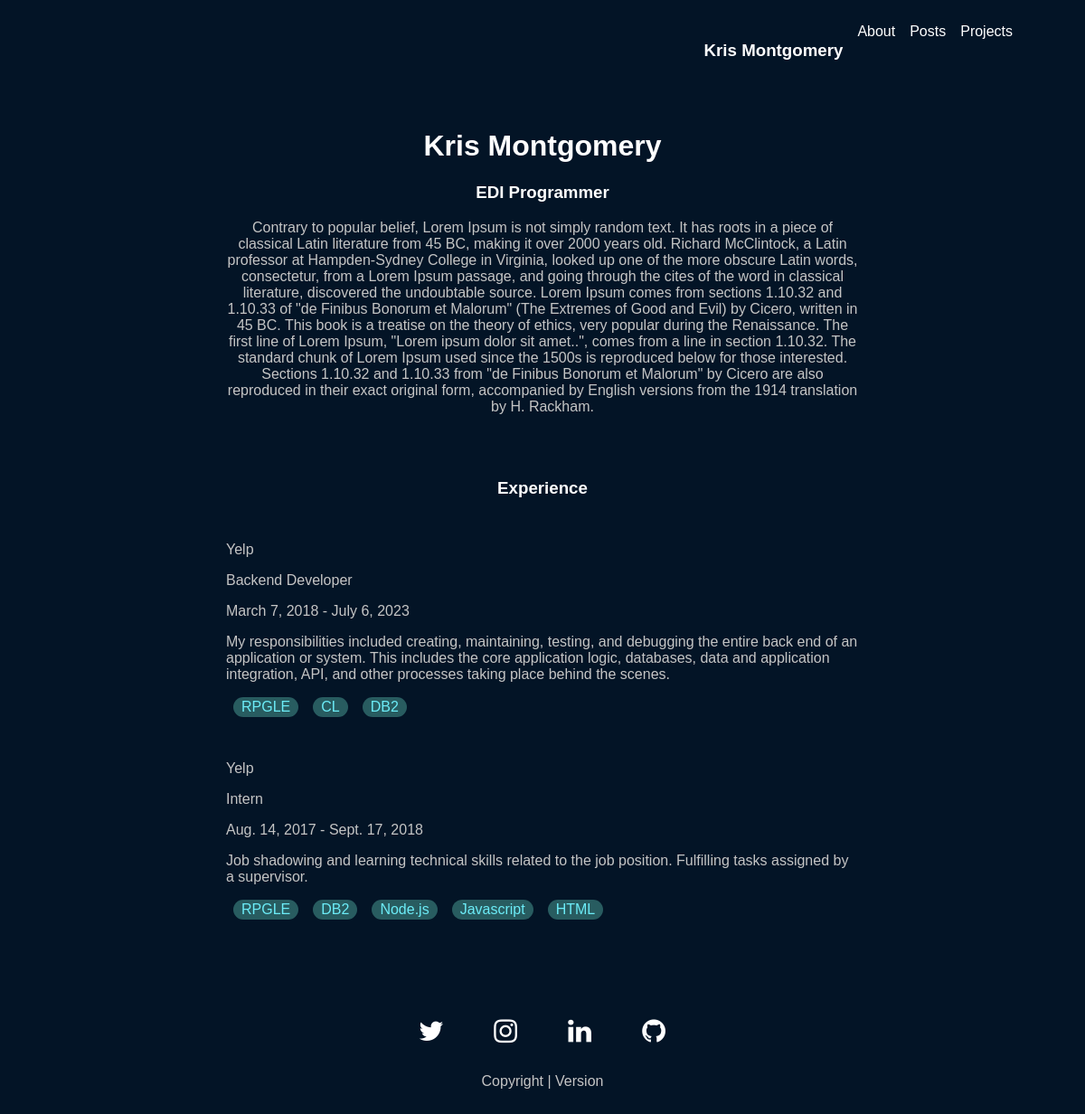
The page /about/ on the database its author committed.
### main/models.py (models this page shows, shortened)
class aboutModel(models.Model):
    about_name = models.CharField(max_length=100)
    job_title = models.CharField(max_length=100)
    about_body = models.TextField(null=True, blank=True)

class aboutExperienceModel(models.Model):
    company_name = models.CharField(max_length=200)
    job_title = models.CharField(max_length=200)
    start_date = models.DateField(auto_now=False)
    end_date = models.DateField(auto_now=False)
    job_description = models.TextField(null=True, blank=True)
    tech_list = (
        ('RPGLE', 'RPGLE'),
        ('CL','CL'),
        ('DB2','DB2'),
        ('SQL','SQL'),
        ('Python','Python'),
        ('Node.js', 'Node.js'),
        ('Javascript','Javascript'),
        ('HTML','HTML'),
        ('CSS','CSS')
        )
    tech_used = models.CharField(null=True, blank=True, max_length=32, choices=tech_list)
    tech_used_two = models.CharField(null=True, blank=True, max_length=32, choices=tech_list)
    tech_used_three = models.CharField(null=True, blank=True, max_length=32, choices=tech_list)
    tech_used_four = models.CharField(null=True, blank=True, max_length=32, choices=tech_list)
    tech_used_five = models.CharField(null=True, blank=True, max_length=32, choices=tech_list)

### main/views.py (the view)
# urls.py: path('about/', views.loadJobExperience, name='about')
def loadJobExperience(request):
    about_user = aboutModel.objects.all()
    experience = aboutExperienceModel.objects.all()
    context = {
        'about_user': about_user,
        'experience': experience
    }
    return render(request, 'main/about.html', context)

### main/templates/main/about.html
{% extends 'main.html' %}
{% load static %}
{% block content %}
<div class="about-containter">
    <div class="leftside"></div>
        <div class="about-main-content">
            {% for u in about_user %}
                <h1 class="about-centerClass">{{u.about_name}}</h1>
                <h3 class="about-centerClass">{{u.job_title}}</h3>
                <p class="about-centerClass">{{u.about_body}}</p>
            {% endfor %}
            <br>
            <br>
            <h3 class="about-centerClass">Experience</h3>
            {% for e in experience %}
            <div class="individual-experience-container">
                <p>{{e.company_name}}</p>
                <p>{{e.job_title}}</p>
                <p>{{e.start_date}} - {{e.end_date}}</p>
                <p>{{e.job_description}}</p>
                <div class="technology-used">
                    {% if e.tech_used != None %}
                        <p>{{e.tech_used}}</p>
                    {% endif %}
                    {% if e.tech_used_two != None %}
                        <p>{{e.tech_used_two}}</p>
                    {% endif %}
                    {% if e.tech_used_three != None %}
                        <p>{{e.tech_used_three}}</p>
                    {% endif %}
                    {% if e.tech_used_four != None %}
                        <p>{{e.tech_used_four}}</p>
                    {% endif %}
                    {% if e.tech_used_five != None %}
                        <p>{{e.tech_used_five}}</p>
                    {% endif %}
                </div>
            </div>
            {% endfor %}
        </div>
    <div class="rightside"></div>
</div>
{% endblock content %}

### static/styles/main.css (style rules this page uses)
body { background-color: rgb(3, 20, 38); font-family: 'Trebuchet MS', sans-serif; margin: 0 4rem 0 4rem; }
h1, h2, h3 { color: white; }
p, small { color: #c5c5c5; }
.leftside { padding: 10px; text-align: center; }
.rightside { padding: 10px; text-align: center; }
.about-containter { display: grid; grid-template-columns: 1fr 3fr 1fr; margin-bottom: 50px; }
.about-main-content { justify-items: center; padding: 10px; text-align: left; }
.about-centerClass { text-align: center; }
.individual-experience-container { margin: 3rem 0 3rem 0; }
.technology-used { display: flex; justify-content: left; }
.technology-used p { margin: 0 .5rem 0 .5rem; padding: 2px 9px 2px 9px; background-color: rgb(40, 92, 96); color: rgb(108, 236, 247); border-radius: 15px; }
@media only screen and (max-width: 1200px) { body { margin: 0; } }
@media only screen and (max-width: 1200px) { .leftside { z-index: 10; } }

### rows shown on the page
aboutModel: about_name "Kris Montgomery", job_title "EDI Programmer", about_body "Contrary to popular belief, Lorem Ipsum is not simply random text. It has roots in a piece of classical Latin literature from 45 BC, making it over 2000 years old. Richard McClintock, a Latin professor at Hampden-Sydney College in Virginia, looked up one of the more obscure Latin words, consectetur, from a Lorem Ipsum passage, and going through the cites of the word in classical literature, discovered the undoubtable source. Lorem Ipsum comes from sections 1.10.32 and 1.10.33 of \"de Finibus Bonorum et Malorum\" (The Extremes of Good and Evil) by Cicero, written in 45 BC. This book is a treatise on the theory of ethics, very popular during the Renaissance. The first line of Lorem Ipsum,…"
aboutExperienceModel: company_name "Yelp", job_title "Backend Developer", start_date "March 7, 2018", end_date "July 6, 2023", job_description "My responsibilities included creating, maintaining, testing, and debugging the entire back end of an application or system. This includes the core application logic, databases, data and application integration, API, and other processes taking place behind the scenes.", tech_used "RPGLE", tech_used_two "CL", tech_used_three "DB2"
aboutExperienceModel: company_name "Yelp", job_title "Intern", start_date "Aug. 14, 2017", end_date "Sept. 17, 2018", job_description "Job shadowing and learning technical skills related to the job position. Fulfilling tasks assigned by a supervisor.", tech_used "RPGLE", tech_used_two "DB2", tech_used_three "Node.js", tech_used_four "Javascript", tech_used_five "HTML"
